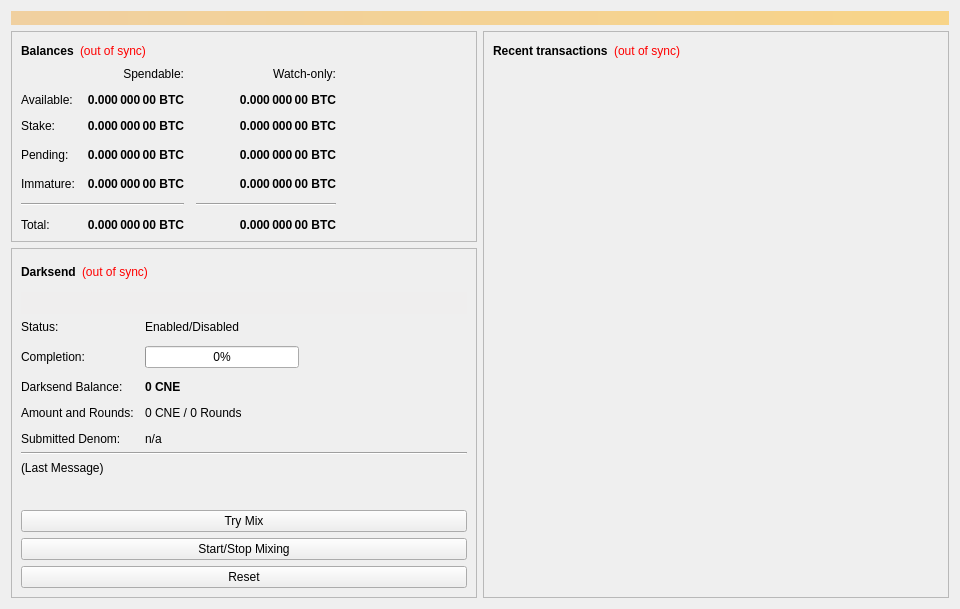
<?xml version="1.0" encoding="UTF-8"?>
<ui version="4.0">
 <class>OverviewPage</class>
 <widget class="QWidget" name="OverviewPage">
  <property name="geometry">
   <rect>
    <x>0</x>
    <y>0</y>
    <width>960</width>
    <height>594</height>
   </rect>
  </property>
  <property name="minimumSize">
   <size>
    <width>960</width>
    <height>0</height>
   </size>
  </property>
  <property name="windowTitle">
   <string>Form</string>
  </property>
  <layout class="QVBoxLayout" name="topLayout">
   <item>
    <widget class="QLabel" name="labelAlerts">
     <property name="visible">
      <bool>false</bool>
     </property>
     <property name="styleSheet">
      <string notr="true">background-color: qlineargradient(x1: 0, y1: 0, x2: 1, y2: 0, stop:0 #F0D0A0, stop:1 #F8D488); color:#000000;</string>
     </property>
     <property name="wordWrap">
      <bool>true</bool>
     </property>
     <property name="margin">
      <number>3</number>
     </property>
    </widget>
   </item>
   <item>
    <layout class="QHBoxLayout" name="horizontalLayout" stretch="1,1">
     <item>
      <layout class="QVBoxLayout" name="verticalLayout_2">
       <item>
        <widget class="QFrame" name="frame">
         <property name="frameShape">
          <enum>QFrame::StyledPanel</enum>
         </property>
         <property name="frameShadow">
          <enum>QFrame::Raised</enum>
         </property>
         <layout class="QVBoxLayout" name="verticalLayout_4">
          <item>
           <layout class="QHBoxLayout" name="horizontalLayout_4">
            <item>
             <widget class="QLabel" name="label_5">
              <property name="font">
               <font>
                <weight>75</weight>
                <bold>true</bold>
               </font>
              </property>
              <property name="text">
               <string>Balances</string>
              </property>
             </widget>
            </item>
            <item>
             <widget class="QLabel" name="labelWalletStatus">
              <property name="cursor">
               <cursorShape>WhatsThisCursor</cursorShape>
              </property>
              <property name="toolTip">
               <string>The displayed information may be out of date. Your wallet automatically synchronizes with the Coinnode network after a connection is established, but this process has not completed yet.</string>
              </property>
              <property name="styleSheet">
               <string notr="true">QLabel { color: red; }</string>
              </property>
              <property name="text">
               <string notr="true">(out of sync)</string>
              </property>
              <property name="alignment">
               <set>Qt::AlignLeading|Qt::AlignLeft|Qt::AlignVCenter</set>
              </property>
             </widget>
            </item>
            <item>
             <spacer name="horizontalSpacer_3">
              <property name="orientation">
               <enum>Qt::Horizontal</enum>
              </property>
              <property name="sizeHint" stdset="0">
               <size>
                <width>40</width>
                <height>20</height>
               </size>
              </property>
             </spacer>
            </item>
           </layout>
          </item>
          <item>
           <layout class="QGridLayout" name="gridLayout">
            <property name="spacing">
             <number>12</number>
            </property>
            <item row="3" column="2">
             <widget class="QLabel" name="labelWatchPending">
              <property name="font">
               <font>
                <weight>75</weight>
                <bold>true</bold>
               </font>
              </property>
              <property name="cursor">
               <cursorShape>IBeamCursor</cursorShape>
              </property>
              <property name="toolTip">
               <string>Unconfirmed transactions to watch-only addresses</string>
              </property>
              <property name="text">
               <string notr="true">0.000 000 00 BTC</string>
              </property>
              <property name="alignment">
               <set>Qt::AlignRight|Qt::AlignTrailing|Qt::AlignVCenter</set>
              </property>
              <property name="textInteractionFlags">
               <set>Qt::LinksAccessibleByMouse|Qt::TextSelectableByKeyboard|Qt::TextSelectableByMouse</set>
              </property>
             </widget>
            </item>
            <item row="3" column="1">
             <widget class="QLabel" name="labelUnconfirmed">
              <property name="font">
               <font>
                <weight>75</weight>
                <bold>true</bold>
               </font>
              </property>
              <property name="cursor">
               <cursorShape>IBeamCursor</cursorShape>
              </property>
              <property name="toolTip">
               <string>Total of transactions that have yet to be confirmed, and do not yet count toward the spendable balance</string>
              </property>
              <property name="text">
               <string notr="true">0.000 000 00 BTC</string>
              </property>
              <property name="alignment">
               <set>Qt::AlignRight|Qt::AlignTrailing|Qt::AlignVCenter</set>
              </property>
              <property name="textInteractionFlags">
               <set>Qt::LinksAccessibleByMouse|Qt::TextSelectableByKeyboard|Qt::TextSelectableByMouse</set>
              </property>
             </widget>
            </item>
            <item row="4" column="2">
             <widget class="QLabel" name="labelWatchImmature">
              <property name="font">
               <font>
                <weight>75</weight>
                <bold>true</bold>
               </font>
              </property>
              <property name="cursor">
               <cursorShape>IBeamCursor</cursorShape>
              </property>
              <property name="toolTip">
               <string>Mined balance in watch-only addresses that has not yet matured</string>
              </property>
              <property name="text">
               <string notr="true">0.000 000 00 BTC</string>
              </property>
              <property name="alignment">
               <set>Qt::AlignRight|Qt::AlignTrailing|Qt::AlignVCenter</set>
              </property>
              <property name="textInteractionFlags">
               <set>Qt::LinksAccessibleByMouse|Qt::TextSelectableByKeyboard|Qt::TextSelectableByMouse</set>
              </property>
             </widget>
            </item>
            <item row="5" column="0" colspan="2">
             <widget class="Line" name="lineSpendableBalance">
              <property name="orientation">
               <enum>Qt::Horizontal</enum>
              </property>
             </widget>
            </item>
            <item row="5" column="2">
             <widget class="Line" name="lineWatchBalance">
              <property name="sizePolicy">
               <sizepolicy hsizetype="Preferred" vsizetype="Fixed">
                <horstretch>0</horstretch>
                <verstretch>0</verstretch>
               </sizepolicy>
              </property>
              <property name="minimumSize">
               <size>
                <width>140</width>
                <height>0</height>
               </size>
              </property>
              <property name="orientation">
               <enum>Qt::Horizontal</enum>
              </property>
             </widget>
            </item>
            <item row="6" column="0">
             <widget class="QLabel" name="labelTotalText">
              <property name="text">
               <string>Total:</string>
              </property>
             </widget>
            </item>
            <item row="4" column="1">
             <widget class="QLabel" name="labelImmature">
              <property name="font">
               <font>
                <weight>75</weight>
                <bold>true</bold>
               </font>
              </property>
              <property name="cursor">
               <cursorShape>IBeamCursor</cursorShape>
              </property>
              <property name="toolTip">
               <string>Mined balance that has not yet matured</string>
              </property>
              <property name="text">
               <string notr="true">0.000 000 00 BTC</string>
              </property>
              <property name="alignment">
               <set>Qt::AlignRight|Qt::AlignTrailing|Qt::AlignVCenter</set>
              </property>
              <property name="textInteractionFlags">
               <set>Qt::LinksAccessibleByMouse|Qt::TextSelectableByKeyboard|Qt::TextSelectableByMouse</set>
              </property>
             </widget>
            </item>
            <item row="3" column="3">
             <spacer name="horizontalSpacer_2">
              <property name="orientation">
               <enum>Qt::Horizontal</enum>
              </property>
              <property name="sizeHint" stdset="0">
               <size>
                <width>40</width>
                <height>20</height>
               </size>
              </property>
             </spacer>
            </item>
            <item row="4" column="0">
             <widget class="QLabel" name="labelImmatureText">
              <property name="text">
               <string>Immature:</string>
              </property>
             </widget>
            </item>
            <item row="6" column="1">
             <widget class="QLabel" name="labelTotal">
              <property name="font">
               <font>
                <weight>75</weight>
                <bold>true</bold>
               </font>
              </property>
              <property name="cursor">
               <cursorShape>IBeamCursor</cursorShape>
              </property>
              <property name="toolTip">
               <string>Your current total balance</string>
              </property>
              <property name="text">
               <string notr="true">0.000 000 00 BTC</string>
              </property>
              <property name="alignment">
               <set>Qt::AlignRight|Qt::AlignTrailing|Qt::AlignVCenter</set>
              </property>
              <property name="textInteractionFlags">
               <set>Qt::LinksAccessibleByMouse|Qt::TextSelectableByKeyboard|Qt::TextSelectableByMouse</set>
              </property>
             </widget>
            </item>
            <item row="6" column="2">
             <widget class="QLabel" name="labelWatchTotal">
              <property name="font">
               <font>
                <weight>75</weight>
                <bold>true</bold>
               </font>
              </property>
              <property name="cursor">
               <cursorShape>IBeamCursor</cursorShape>
              </property>
              <property name="toolTip">
               <string>Current total balance in watch-only addresses</string>
              </property>
              <property name="text">
               <string notr="true">0.000 000 00 BTC</string>
              </property>
              <property name="alignment">
               <set>Qt::AlignRight|Qt::AlignTrailing|Qt::AlignVCenter</set>
              </property>
              <property name="textInteractionFlags">
               <set>Qt::LinksAccessibleByMouse|Qt::TextSelectableByKeyboard|Qt::TextSelectableByMouse</set>
              </property>
             </widget>
            </item>
            <item row="0" column="2">
             <widget class="QLabel" name="labelWatchonly">
              <property name="text">
               <string>Watch-only:</string>
              </property>
              <property name="alignment">
               <set>Qt::AlignRight|Qt::AlignTrailing|Qt::AlignVCenter</set>
              </property>
             </widget>
            </item>
            <item row="1" column="0">
             <widget class="QLabel" name="labelBalanceText">
              <property name="text">
               <string>Available:</string>
              </property>
             </widget>
            </item>
            <item row="1" column="1">
             <widget class="QLabel" name="labelBalance">
              <property name="font">
               <font>
                <weight>75</weight>
                <bold>true</bold>
               </font>
              </property>
              <property name="cursor">
               <cursorShape>IBeamCursor</cursorShape>
              </property>
              <property name="toolTip">
               <string>Your current spendable balance</string>
              </property>
              <property name="text">
               <string notr="true">0.000 000 00 BTC</string>
              </property>
              <property name="alignment">
               <set>Qt::AlignRight|Qt::AlignTrailing|Qt::AlignVCenter</set>
              </property>
              <property name="textInteractionFlags">
               <set>Qt::LinksAccessibleByMouse|Qt::TextSelectableByKeyboard|Qt::TextSelectableByMouse</set>
              </property>
             </widget>
            </item>
            <item row="2" column="0">
             <widget class="QLabel" name="label_10">
              <property name="text">
               <string>Stake:</string>
              </property>
             </widget>
            </item>
            <item row="2" column="1">
             <widget class="QLabel" name="labelStake">
              <property name="font">
               <font>
                <weight>75</weight>
                <bold>true</bold>
               </font>
              </property>
              <property name="cursor">
               <cursorShape>IBeamCursor</cursorShape>
              </property>
              <property name="toolTip">
               <string>Total of coins that was staked, and do not yet count toward the current balance</string>
              </property>
              <property name="text">
               <string notr="true">0.000 000 00 BTC</string>
              </property>
              <property name="alignment">
               <set>Qt::AlignRight|Qt::AlignTrailing|Qt::AlignVCenter</set>
              </property>
              <property name="textInteractionFlags">
               <set>Qt::LinksAccessibleByMouse|Qt::TextSelectableByKeyboard|Qt::TextSelectableByMouse</set>
              </property>
             </widget>
            </item>
            <item row="2" column="2">
             <widget class="QLabel" name="labelWatchStake">
              <property name="font">
               <font>
                <weight>75</weight>
                <bold>true</bold>
               </font>
              </property>
              <property name="cursor">
               <cursorShape>IBeamCursor</cursorShape>
              </property>
              <property name="toolTip">
               <string>Total of coins that was staked in watch-only addresses, and do not yet count toward the current watch-only balance</string>
              </property>
              <property name="text">
               <string notr="true">0.000 000 00 BTC</string>
              </property>
              <property name="alignment">
               <set>Qt::AlignRight|Qt::AlignTrailing|Qt::AlignVCenter</set>
              </property>
              <property name="textInteractionFlags">
               <set>Qt::LinksAccessibleByMouse|Qt::TextSelectableByKeyboard|Qt::TextSelectableByMouse</set>
              </property>
             </widget>
            </item>
            <item row="1" column="2">
             <widget class="QLabel" name="labelWatchAvailable">
              <property name="font">
               <font>
                <weight>75</weight>
                <bold>true</bold>
               </font>
              </property>
              <property name="cursor">
               <cursorShape>IBeamCursor</cursorShape>
              </property>
              <property name="toolTip">
               <string>Your current balance in watch-only addresses</string>
              </property>
              <property name="text">
               <string notr="true">0.000 000 00 BTC</string>
              </property>
              <property name="alignment">
               <set>Qt::AlignRight|Qt::AlignTrailing|Qt::AlignVCenter</set>
              </property>
              <property name="textInteractionFlags">
               <set>Qt::LinksAccessibleByMouse|Qt::TextSelectableByKeyboard|Qt::TextSelectableByMouse</set>
              </property>
             </widget>
            </item>
            <item row="3" column="0">
             <widget class="QLabel" name="labelPendingText">
              <property name="text">
               <string>Pending:</string>
              </property>
             </widget>
            </item>
            <item row="0" column="1">
             <widget class="QLabel" name="labelSpendable">
              <property name="text">
               <string>Spendable:</string>
              </property>
              <property name="alignment">
               <set>Qt::AlignRight|Qt::AlignTrailing|Qt::AlignVCenter</set>
              </property>
             </widget>
            </item>
           </layout>
          </item>
         </layout>
        </widget>
       </item>
       <item>
        <widget class="QFrame" name="frameDarksend">
         <property name="sizePolicy">
          <sizepolicy hsizetype="Expanding" vsizetype="Expanding">
           <horstretch>0</horstretch>
           <verstretch>0</verstretch>
          </sizepolicy>
         </property>
         <property name="minimumSize">
          <size>
           <width>0</width>
           <height>350</height>
          </size>
         </property>
         <property name="layoutDirection">
          <enum>Qt::LeftToRight</enum>
         </property>
         <property name="frameShape">
          <enum>QFrame::StyledPanel</enum>
         </property>
         <property name="frameShadow">
          <enum>QFrame::Raised</enum>
         </property>
         <layout class="QVBoxLayout" name="verticalLayout_5">
          <item>
           <layout class="QHBoxLayout" name="horizontalLayout_5">
            <item>
             <widget class="QLabel" name="label_2">
              <property name="font">
               <font>
                <weight>75</weight>
                <bold>true</bold>
               </font>
              </property>
              <property name="text">
               <string>Darksend</string>
              </property>
             </widget>
            </item>
            <item>
             <widget class="QLabel" name="labelDarksendSyncStatus">
              <property name="toolTip">
               <string>The displayed information may be out of date. Your wallet automatically synchronizes with the Coinnode network after a connection is established, but this process has not completed yet.</string>
              </property>
              <property name="styleSheet">
               <string notr="true">QLabel { color: red; }</string>
              </property>
              <property name="text">
               <string notr="true">(out of sync)</string>
              </property>
              <property name="alignment">
               <set>Qt::AlignLeading|Qt::AlignLeft|Qt::AlignVCenter</set>
              </property>
             </widget>
            </item>
            <item>
             <spacer name="horizontalSpacer_4">
              <property name="orientation">
               <enum>Qt::Horizontal</enum>
              </property>
              <property name="sizeHint" stdset="0">
               <size>
                <width>40</width>
                <height>20</height>
               </size>
              </property>
             </spacer>
            </item>
           </layout>
          </item>
          <item>
           <widget class="QPushButton" name="runAutoDenom">
            <property name="palette">
             <palette>
              <active>
               <colorrole role="WindowText">
                <brush brushstyle="SolidPattern">
                 <color alpha="255">
                  <red>0</red>
                  <green>0</green>
                  <blue>0</blue>
                 </color>
                </brush>
               </colorrole>
               <colorrole role="Button">
                <brush brushstyle="SolidPattern">
                 <color alpha="255">
                  <red>239</red>
                  <green>238</green>
                  <blue>238</blue>
                 </color>
                </brush>
               </colorrole>
               <colorrole role="Light">
                <brush brushstyle="SolidPattern">
                 <color alpha="255">
                  <red>255</red>
                  <green>255</green>
                  <blue>255</blue>
                 </color>
                </brush>
               </colorrole>
               <colorrole role="Midlight">
                <brush brushstyle="SolidPattern">
                 <color alpha="255">
                  <red>247</red>
                  <green>246</green>
                  <blue>246</blue>
                 </color>
                </brush>
               </colorrole>
               <colorrole role="Dark">
                <brush brushstyle="SolidPattern">
                 <color alpha="255">
                  <red>119</red>
                  <green>119</green>
                  <blue>119</blue>
                 </color>
                </brush>
               </colorrole>
               <colorrole role="Mid">
                <brush brushstyle="SolidPattern">
                 <color alpha="255">
                  <red>159</red>
                  <green>159</green>
                  <blue>159</blue>
                 </color>
                </brush>
               </colorrole>
               <colorrole role="Text">
                <brush brushstyle="SolidPattern">
                 <color alpha="255">
                  <red>0</red>
                  <green>0</green>
                  <blue>0</blue>
                 </color>
                </brush>
               </colorrole>
               <colorrole role="BrightText">
                <brush brushstyle="SolidPattern">
                 <color alpha="255">
                  <red>255</red>
                  <green>255</green>
                  <blue>255</blue>
                 </color>
                </brush>
               </colorrole>
               <colorrole role="ButtonText">
                <brush brushstyle="SolidPattern">
                 <color alpha="255">
                  <red>0</red>
                  <green>0</green>
                  <blue>0</blue>
                 </color>
                </brush>
               </colorrole>
               <colorrole role="Base">
                <brush brushstyle="SolidPattern">
                 <color alpha="255">
                  <red>255</red>
                  <green>255</green>
                  <blue>255</blue>
                 </color>
                </brush>
               </colorrole>
               <colorrole role="Window">
                <brush brushstyle="SolidPattern">
                 <color alpha="255">
                  <red>239</red>
                  <green>238</green>
                  <blue>238</blue>
                 </color>
                </brush>
               </colorrole>
               <colorrole role="Shadow">
                <brush brushstyle="SolidPattern">
                 <color alpha="255">
                  <red>0</red>
                  <green>0</green>
                  <blue>0</blue>
                 </color>
                </brush>
               </colorrole>
               <colorrole role="AlternateBase">
                <brush brushstyle="SolidPattern">
                 <color alpha="255">
                  <red>247</red>
                  <green>246</green>
                  <blue>246</blue>
                 </color>
                </brush>
               </colorrole>
               <colorrole role="ToolTipBase">
                <brush brushstyle="SolidPattern">
                 <color alpha="255">
                  <red>255</red>
                  <green>255</green>
                  <blue>220</blue>
                 </color>
                </brush>
               </colorrole>
               <colorrole role="ToolTipText">
                <brush brushstyle="SolidPattern">
                 <color alpha="255">
                  <red>0</red>
                  <green>0</green>
                  <blue>0</blue>
                 </color>
                </brush>
               </colorrole>
              </active>
              <inactive>
               <colorrole role="WindowText">
                <brush brushstyle="SolidPattern">
                 <color alpha="255">
                  <red>0</red>
                  <green>0</green>
                  <blue>0</blue>
                 </color>
                </brush>
               </colorrole>
               <colorrole role="Button">
                <brush brushstyle="SolidPattern">
                 <color alpha="255">
                  <red>239</red>
                  <green>238</green>
                  <blue>238</blue>
                 </color>
                </brush>
               </colorrole>
               <colorrole role="Light">
                <brush brushstyle="SolidPattern">
                 <color alpha="255">
                  <red>255</red>
                  <green>255</green>
                  <blue>255</blue>
                 </color>
                </brush>
               </colorrole>
               <colorrole role="Midlight">
                <brush brushstyle="SolidPattern">
                 <color alpha="255">
                  <red>247</red>
                  <green>246</green>
                  <blue>246</blue>
                 </color>
                </brush>
               </colorrole>
               <colorrole role="Dark">
                <brush brushstyle="SolidPattern">
                 <color alpha="255">
                  <red>119</red>
                  <green>119</green>
                  <blue>119</blue>
                 </color>
                </brush>
               </colorrole>
               <colorrole role="Mid">
                <brush brushstyle="SolidPattern">
                 <color alpha="255">
                  <red>159</red>
                  <green>159</green>
                  <blue>159</blue>
                 </color>
                </brush>
               </colorrole>
               <colorrole role="Text">
                <brush brushstyle="SolidPattern">
                 <color alpha="255">
                  <red>0</red>
                  <green>0</green>
                  <blue>0</blue>
                 </color>
                </brush>
               </colorrole>
               <colorrole role="BrightText">
                <brush brushstyle="SolidPattern">
                 <color alpha="255">
                  <red>255</red>
                  <green>255</green>
                  <blue>255</blue>
                 </color>
                </brush>
               </colorrole>
               <colorrole role="ButtonText">
                <brush brushstyle="SolidPattern">
                 <color alpha="255">
                  <red>0</red>
                  <green>0</green>
                  <blue>0</blue>
                 </color>
                </brush>
               </colorrole>
               <colorrole role="Base">
                <brush brushstyle="SolidPattern">
                 <color alpha="255">
                  <red>255</red>
                  <green>255</green>
                  <blue>255</blue>
                 </color>
                </brush>
               </colorrole>
               <colorrole role="Window">
                <brush brushstyle="SolidPattern">
                 <color alpha="255">
                  <red>239</red>
                  <green>238</green>
                  <blue>238</blue>
                 </color>
                </brush>
               </colorrole>
               <colorrole role="Shadow">
                <brush brushstyle="SolidPattern">
                 <color alpha="255">
                  <red>0</red>
                  <green>0</green>
                  <blue>0</blue>
                 </color>
                </brush>
               </colorrole>
               <colorrole role="AlternateBase">
                <brush brushstyle="SolidPattern">
                 <color alpha="255">
                  <red>247</red>
                  <green>246</green>
                  <blue>246</blue>
                 </color>
                </brush>
               </colorrole>
               <colorrole role="ToolTipBase">
                <brush brushstyle="SolidPattern">
                 <color alpha="255">
                  <red>255</red>
                  <green>255</green>
                  <blue>220</blue>
                 </color>
                </brush>
               </colorrole>
               <colorrole role="ToolTipText">
                <brush brushstyle="SolidPattern">
                 <color alpha="255">
                  <red>0</red>
                  <green>0</green>
                  <blue>0</blue>
                 </color>
                </brush>
               </colorrole>
              </inactive>
              <disabled>
               <colorrole role="WindowText">
                <brush brushstyle="SolidPattern">
                 <color alpha="255">
                  <red>119</red>
                  <green>119</green>
                  <blue>119</blue>
                 </color>
                </brush>
               </colorrole>
               <colorrole role="Button">
                <brush brushstyle="SolidPattern">
                 <color alpha="255">
                  <red>239</red>
                  <green>238</green>
                  <blue>238</blue>
                 </color>
                </brush>
               </colorrole>
               <colorrole role="Light">
                <brush brushstyle="SolidPattern">
                 <color alpha="255">
                  <red>255</red>
                  <green>255</green>
                  <blue>255</blue>
                 </color>
                </brush>
               </colorrole>
               <colorrole role="Midlight">
                <brush brushstyle="SolidPattern">
                 <color alpha="255">
                  <red>247</red>
                  <green>246</green>
                  <blue>246</blue>
                 </color>
                </brush>
               </colorrole>
               <colorrole role="Dark">
                <brush brushstyle="SolidPattern">
                 <color alpha="255">
                  <red>119</red>
                  <green>119</green>
                  <blue>119</blue>
                 </color>
                </brush>
               </colorrole>
               <colorrole role="Mid">
                <brush brushstyle="SolidPattern">
                 <color alpha="255">
                  <red>159</red>
                  <green>159</green>
                  <blue>159</blue>
                 </color>
                </brush>
               </colorrole>
               <colorrole role="Text">
                <brush brushstyle="SolidPattern">
                 <color alpha="255">
                  <red>119</red>
                  <green>119</green>
                  <blue>119</blue>
                 </color>
                </brush>
               </colorrole>
               <colorrole role="BrightText">
                <brush brushstyle="SolidPattern">
                 <color alpha="255">
                  <red>255</red>
                  <green>255</green>
                  <blue>255</blue>
                 </color>
                </brush>
               </colorrole>
               <colorrole role="ButtonText">
                <brush brushstyle="SolidPattern">
                 <color alpha="255">
                  <red>119</red>
                  <green>119</green>
                  <blue>119</blue>
                 </color>
                </brush>
               </colorrole>
               <colorrole role="Base">
                <brush brushstyle="SolidPattern">
                 <color alpha="255">
                  <red>239</red>
                  <green>238</green>
                  <blue>238</blue>
                 </color>
                </brush>
               </colorrole>
               <colorrole role="Window">
                <brush brushstyle="SolidPattern">
                 <color alpha="255">
                  <red>239</red>
                  <green>238</green>
                  <blue>238</blue>
                 </color>
                </brush>
               </colorrole>
               <colorrole role="Shadow">
                <brush brushstyle="SolidPattern">
                 <color alpha="255">
                  <red>0</red>
                  <green>0</green>
                  <blue>0</blue>
                 </color>
                </brush>
               </colorrole>
               <colorrole role="AlternateBase">
                <brush brushstyle="SolidPattern">
                 <color alpha="255">
                  <red>239</red>
                  <green>238</green>
                  <blue>238</blue>
                 </color>
                </brush>
               </colorrole>
               <colorrole role="ToolTipBase">
                <brush brushstyle="SolidPattern">
                 <color alpha="255">
                  <red>255</red>
                  <green>255</green>
                  <blue>220</blue>
                 </color>
                </brush>
               </colorrole>
               <colorrole role="ToolTipText">
                <brush brushstyle="SolidPattern">
                 <color alpha="255">
                  <red>0</red>
                  <green>0</green>
                  <blue>0</blue>
                 </color>
                </brush>
               </colorrole>
              </disabled>
             </palette>
            </property>
            <property name="focusPolicy">
             <enum>Qt::NoFocus</enum>
            </property>
            <property name="autoFillBackground">
             <bool>true</bool>
            </property>
            <property name="text">
             <string/>
            </property>
            <property name="flat">
             <bool>true</bool>
            </property>
           </widget>
          </item>
          <item>
           <layout class="QFormLayout" name="formLayout">
            <property name="fieldGrowthPolicy">
             <enum>QFormLayout::AllNonFixedFieldsGrow</enum>
            </property>
            <property name="horizontalSpacing">
             <number>11</number>
            </property>
            <property name="verticalSpacing">
             <number>12</number>
            </property>
            <item row="0" column="0">
             <widget class="QLabel" name="label_6">
              <property name="text">
               <string>Status:</string>
              </property>
             </widget>
            </item>
            <item row="1" column="0">
             <widget class="QLabel" name="label_7">
              <property name="text">
               <string>Completion:</string>
              </property>
             </widget>
            </item>
            <item row="1" column="1">
             <widget class="QProgressBar" name="darksendProgress">
              <property name="maximumSize">
               <size>
                <width>154</width>
                <height>16777215</height>
               </size>
              </property>
              <property name="value">
               <number>0</number>
              </property>
             </widget>
            </item>
            <item row="3" column="0">
             <widget class="QLabel" name="labelAnonymizedText">
              <property name="text">
               <string>Darksend Balance:</string>
              </property>
             </widget>
            </item>
            <item row="3" column="1">
             <widget class="QLabel" name="labelAnonymized">
              <property name="font">
               <font>
                <weight>75</weight>
                <bold>true</bold>
               </font>
              </property>
              <property name="text">
               <string notr="true">0 CNE</string>
              </property>
             </widget>
            </item>
            <item row="4" column="0">
             <widget class="QLabel" name="label_8">
              <property name="text">
               <string>Amount and Rounds:</string>
              </property>
             </widget>
            </item>
            <item row="4" column="1">
             <widget class="QLabel" name="labelAmountRounds">
              <property name="text">
               <string>0 CNE / 0 Rounds</string>
              </property>
             </widget>
            </item>
            <item row="5" column="0">
             <widget class="QLabel" name="label_9">
              <property name="text">
               <string>Submitted Denom:</string>
              </property>
             </widget>
            </item>
            <item row="5" column="1">
             <widget class="QLabel" name="labelSubmittedDenom">
              <property name="toolTip">
               <string>The denominations you submitted to the Masternode.&lt;br&gt;To mix, other users must submit the exact same denominations.</string>
              </property>
              <property name="text">
               <string>n/a</string>
              </property>
             </widget>
            </item>
            <item row="0" column="1">
             <widget class="QLabel" name="darksendEnabled">
              <property name="text">
               <string>Enabled/Disabled</string>
              </property>
             </widget>
            </item>
           </layout>
          </item>
          <item>
           <widget class="Line" name="lineLastMessage">
            <property name="orientation">
             <enum>Qt::Horizontal</enum>
            </property>
           </widget>
          </item>
          <item>
           <widget class="QLabel" name="darksendStatus">
            <property name="minimumSize">
             <size>
              <width>288</width>
              <height>43</height>
             </size>
            </property>
            <property name="text">
             <string>(Last Message)</string>
            </property>
            <property name="alignment">
             <set>Qt::AlignLeading|Qt::AlignLeft|Qt::AlignTop</set>
            </property>
            <property name="wordWrap">
             <bool>true</bool>
            </property>
           </widget>
          </item>
          <item>
           <widget class="QPushButton" name="darksendAuto">
            <property name="sizePolicy">
             <sizepolicy hsizetype="MinimumExpanding" vsizetype="Fixed">
              <horstretch>0</horstretch>
              <verstretch>0</verstretch>
             </sizepolicy>
            </property>
            <property name="toolTip">
             <string>Try to manually submit a Darksend request.</string>
            </property>
            <property name="text">
             <string>Try Mix</string>
            </property>
           </widget>
          </item>
          <item>
           <widget class="QPushButton" name="toggleDarksend">
            <property name="sizePolicy">
             <sizepolicy hsizetype="MinimumExpanding" vsizetype="Fixed">
              <horstretch>0</horstretch>
              <verstretch>0</verstretch>
             </sizepolicy>
            </property>
            <property name="text">
             <string>Start/Stop Mixing</string>
            </property>
           </widget>
          </item>
          <item>
           <widget class="QPushButton" name="darksendReset">
            <property name="sizePolicy">
             <sizepolicy hsizetype="MinimumExpanding" vsizetype="Fixed">
              <horstretch>0</horstretch>
              <verstretch>0</verstretch>
             </sizepolicy>
            </property>
            <property name="toolTip">
             <string>Reset the current status of Darksend (can interrupt Darksend if it's in the process of Mixing, which can cost you money!)</string>
            </property>
            <property name="autoFillBackground">
             <bool>false</bool>
            </property>
            <property name="text">
             <string>Reset</string>
            </property>
           </widget>
          </item>
         </layout>
        </widget>
       </item>
       <item>
        <spacer name="verticalSpacer">
         <property name="orientation">
          <enum>Qt::Vertical</enum>
         </property>
         <property name="sizeHint" stdset="0">
          <size>
           <width>20</width>
           <height>40</height>
          </size>
         </property>
        </spacer>
       </item>
      </layout>
     </item>
     <item>
      <layout class="QVBoxLayout" name="verticalLayout_3">
       <item>
        <widget class="QFrame" name="frame_2">
         <property name="frameShape">
          <enum>QFrame::StyledPanel</enum>
         </property>
         <property name="frameShadow">
          <enum>QFrame::Raised</enum>
         </property>
         <layout class="QVBoxLayout" name="verticalLayout">
          <item>
           <layout class="QHBoxLayout" name="horizontalLayout_2">
            <item>
             <widget class="QLabel" name="label_4">
              <property name="font">
               <font>
                <weight>75</weight>
                <bold>true</bold>
               </font>
              </property>
              <property name="text">
               <string>Recent transactions</string>
              </property>
             </widget>
            </item>
            <item>
             <widget class="QLabel" name="labelTransactionsStatus">
              <property name="cursor">
               <cursorShape>WhatsThisCursor</cursorShape>
              </property>
              <property name="toolTip">
               <string>The displayed information may be out of date. Your wallet automatically synchronizes with the Coinnode network after a connection is established, but this process has not completed yet.</string>
              </property>
              <property name="styleSheet">
               <string notr="true">QLabel { color: red; }</string>
              </property>
              <property name="text">
               <string notr="true">(out of sync)</string>
              </property>
              <property name="alignment">
               <set>Qt::AlignRight|Qt::AlignTrailing|Qt::AlignVCenter</set>
              </property>
             </widget>
            </item>
            <item>
             <spacer name="horizontalSpacer">
              <property name="orientation">
               <enum>Qt::Horizontal</enum>
              </property>
              <property name="sizeHint" stdset="0">
               <size>
                <width>40</width>
                <height>20</height>
               </size>
              </property>
             </spacer>
            </item>
           </layout>
          </item>
          <item>
           <widget class="QListView" name="listTransactions">
            <property name="styleSheet">
             <string notr="true">QListView { background: transparent; }</string>
            </property>
            <property name="frameShape">
             <enum>QFrame::NoFrame</enum>
            </property>
            <property name="verticalScrollBarPolicy">
             <enum>Qt::ScrollBarAlwaysOff</enum>
            </property>
            <property name="horizontalScrollBarPolicy">
             <enum>Qt::ScrollBarAlwaysOff</enum>
            </property>
            <property name="selectionMode">
             <enum>QAbstractItemView::NoSelection</enum>
            </property>
           </widget>
          </item>
         </layout>
        </widget>
       </item>
      </layout>
     </item>
    </layout>
   </item>
  </layout>
 </widget>
 <resources/>
 <connections/>
</ui>
